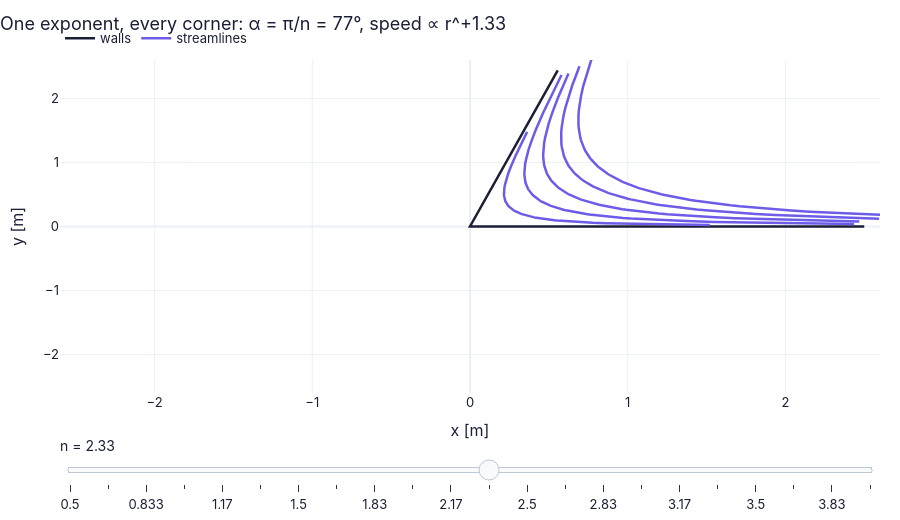

Notebook cell for this chart:
### Markdown cell above
**What you see.** Four straight lines on log–log axes: rising (90°), flat (180°), falling (270° and 360°).

**How to read it.** The slopes are $n-1=(\pi-\alpha)/\alpha$ (D15): the speed vanishes at a convex corner and blows up at a re-entrant one. The 270° corner is the step of Example 6.2 (C12), where the grid solution will struggle.

**What would change if…** …a rounded corner instead of a sharp one: the lines would bend over to a finite speed below the rounding radius — real corners are never perfectly sharp.

### Code cell
def corner_traces(nn):                                   # walls and five streamlines of w = z^n
    al = np.pi/nn                                        # corner angle [rad]
    walls = (np.array([2.5, 0, 2.5*np.cos(al)]), np.array([0, 0, 2.5*np.sin(al)]))   # two rays from the origin
    t = np.linspace(1e-3, al - 1e-3, 90)                 # angles inside the wedge [rad]
    xs, ys = [], []                                      # streamlines ψ = r^n sin(nθ) = c, joined with NaN gaps
    for c in (0.1, 0.3, 0.6, 1.0, 1.5):                  # five ψ values [m²/s]
        rr = (c/np.sin(nn*t))**(1/nn)                    # r(θ) on the streamline [m]
        rr = np.where(rr < 3, rr, np.nan)                # clip far pieces
        xs += list(rr*np.cos(t)) + [np.nan]; ys += list(rr*np.sin(t)) + [np.nan]
    return {"walls": walls, "streamlines": (np.array(xs), np.array(ys))}
ns = np.linspace(0.5, 4.0, 22 if not FAST else 11)       # corner exponents n
fig = slider_figure(corner_traces, "n", ns, xlabel="x [m]", ylabel="y [m]", title="One exponent, every corner",
                    xrange=[-2.6, 2.6], yrange=[-2.6, 2.6], height=520)
recolor(fig, {"walls": COLORS["ink"], "streamlines": COLORS["accent"]})
step_titles(fig, [f"One exponent, every corner: α = π/n = {180/v:.0f}°, speed ∝ r^{v - 1:+.2f}" for v in ns])
fig.show()                                               # draw it (works on the web page too)

### Figure 1 — Plotly figure (JSON) as saved in the notebook; plotly's stock layout.template omitted (floating-point values rounded to 4 significant figures; data arrays with more than 128 entries replaced by an {"elided": "..."} marker saying what was removed)
{"data": [{"hovertemplate": "walls: %{y:.4g}<extra>n = 0.5 </extra>", "line": {"color": "#1a1f36", "width": 2.5}, "marker": {"color": "#1a1f36"}, "mode": "lines", "name": "walls", "type": "scatter", "visible": false, "x": [2.5, 0.0, 2.5], "y": [0.0, 0.0, -6.123e-16]}, {"hovertemplate": "streamlines: %{y:.4g}<extra>n = 0.5 </extra>", "line": {"color": "#6c5ce7", "width": 2.5}, "marker": {"color": "#6c5ce7"}, "mode": "lines", "name": "streamlines", "type": "scatter", "visible": false, "x": {"elided": "455 float values"}, "y": {"elided": "455 float values"}}, {"hovertemplate": "walls: %{y:.4g}<extra>n = 0.667 </extra>", "line": {"color": "#1a1f36", "width": 2.5}, "marker": {"color": "#1a1f36"}, "mode": "lines", "name": "walls", "type": "scatter", "visible": false, "x": [2.5, 0.0, -4.592e-16], "y": [0.0, 0.0, -2.5]}, {"hovertemplate": "streamlines: %{y:.4g}<extra>n = 0.667 </extra>", "line": {"color": "#6c5ce7", "width": 2.5}, "marker": {"color": "#6c5ce7"}, "mode": "lines", "name": "streamlines", "type": "scatter", "visible": false, "x": {"elided": "455 float values"}, "y": {"elided": "455 float values"}}, {"hovertemplate": "walls: %{y:.4g}<extra>n = 0.833 </extra>", "line": {"color": "#1a1f36", "width": 2.5}, "marker": {"color": "#1a1f36"}, "mode": "lines", "name": "walls", "type": "scatter", "visible": false, "x": [2.5, 0.0, -2.023], "y": [0.0, 0.0, -1.469]}, {"hovertemplate": "streamlines: %{y:.4g}<extra>n = 0.833 </extra>", "line": {"color": "#6c5ce7", "width": 2.5}, "marker": {"color": "#6c5ce7"}, "mode": "lines", "name": "streamlines", "type": "scatter", "visible": false, "x": {"elided": "455 float values"}, "y": {"elided": "455 float values"}}, {"hovertemplate": "walls: %{y:.4g}<extra>n = 1 </extra>", "line": {"color": "#1a1f36", "width": 2.5}, "marker": {"color": "#1a1f36"}, "mode": "lines", "name": "walls", "type": "scatter", "visible": false, "x": [2.5, 0.0, -2.5], "y": [0.0, 0.0, 3.062e-16]}, {"hovertemplate": "streamlines: %{y:.4g}<extra>n = 1 </extra>", "line": {"color": "#6c5ce7", "width": 2.5}, "marker": {"color": "#6c5ce7"}, "mode": "lines", "name": "streamlines", "type": "scatter", "visible": false, "x": {"elided": "455 float values"}, "y": {"elided": "455 float values"}}, {"hovertemplate": "walls: %{y:.4g}<extra>n = 1.17 </extra>", "line": {"color": "#1a1f36", "width": 2.5}, "marker": {"color": "#1a1f36"}, "mode": "lines", "name": "walls", "type": "scatter", "visible": false, "x": [2.5, 0.0, -2.252], "y": [0.0, 0.0, 1.085]}, {"hovertemplate": "streamlines: %{y:.4g}<extra>n = 1.17 </extra>", "line": {"color": "#6c5ce7", "width": 2.5}, "marker": {"color": "#6c5ce7"}, "mode": "lines", "name": "streamlines", "type": "scatter", "visible": false, "x": {"elided": "455 float values"}, "y": {"elided": "455 float values"}}, {"hovertemplate": "walls: %{y:.4g}<extra>n = 1.33 </extra>", "line": {"color": "#1a1f36", "width": 2.5}, "marker": {"color": "#1a1f36"}, "mode": "lines", "name": "walls", "type": "scatter", "visible": false, "x": [2.5, 0.0, -1.768], "y": [0.0, 0.0, 1.768]}, {"hovertemplate": "streamlines: %{y:.4g}<extra>n = 1.33 </extra>", "line": {"color": "#6c5ce7", "width": 2.5}, "marker": {"color": "#6c5ce7"}, "mode": "lines", "name": "streamlines", "type": "scatter", "visible": false, "x": {"elided": "455 float values"}, "y": {"elided": "455 float values"}}, {"hovertemplate": "walls: %{y:.4g}<extra>n = 1.5 </extra>", "line": {"color": "#1a1f36", "width": 2.5}, "marker": {"color": "#1a1f36"}, "mode": "lines", "name": "walls", "type": "scatter", "visible": false, "x": [2.5, 0.0, -1.25], "y": [0.0, 0.0, 2.165]}, {"hovertemplate": "streamlines: %{y:.4g}<extra>n = 1.5 </extra>", "line": {"color": "#6c5ce7", "width": 2.5}, "marker": {"color": "#6c5ce7"}, "mode": "lines", "name": "streamlines", "type": "scatter", "visible": false, "x": {"elided": "455 float values"}, "y": {"elided": "455 float values"}}, {"hovertemplate": "walls: %{y:.4g}<extra>n = 1.67 </extra>", "line": {"color": "#1a1f36", "width": 2.5}, "marker": {"color": "#1a1f36"}, "mode": "lines", "name": "walls", "type": "scatter", "visible": false, "x": [2.5, 0.0, -0.7725], "y": [0.0, 0.0, 2.378]}, {"hovertemplate": "streamlines: %{y:.4g}<extra>n = 1.67 </extra>", "line": {"color": "#6c5ce7", "width": 2.5}, "marker": {"color": "#6c5ce7"}, "mode": "lines", "name": "streamlines", "type": "scatter", "visible": false, "x": {"elided": "455 float values"}, "y": {"elided": "455 float values"}}, {"hovertemplate": "walls: %{y:.4g}<extra>n = 1.83 </extra>", "line": {"color": "#1a1f36", "width": 2.5}, "marker": {"color": "#1a1f36"}, "mode": "lines", "name": "walls", "type": "scatter", "visible": false, "x": [2.5, 0.0, -0.3558], "y": [0.0, 0.0, 2.475]}, {"hovertemplate": "streamlines: %{y:.4g}<extra>n = 1.83 </extra>", "line": {"color": "#6c5ce7", "width": 2.5}, "marker": {"color": "#6c5ce7"}, "mode": "lines", "name": "streamlines", "type": "scatter", "visible": false, "x": {"elided": "455 float values"}, "y": {"elided": "455 float values"}}, {"hovertemplate": "walls: %{y:.4g}<extra>n = 2 </extra>", "line": {"color": "#1a1f36", "width": 2.5}, "marker": {"color": "#1a1f36"}, "mode": "lines", "name": "walls", "type": "scatter", "visible": false, "x": [2.5, 0.0, 1.531e-16], "y": [0.0, 0.0, 2.5]}, {"hovertemplate": "streamlines: %{y:.4g}<extra>n = 2 </extra>", "line": {"color": "#6c5ce7", "width": 2.5}, "marker": {"color": "#6c5ce7"}, "mode": "lines", "name": "streamlines", "type": "scatter", "visible": false, "x": {"elided": "455 float values"}, "y": {"elided": "455 float values"}}, {"hovertemplate": "walls: %{y:.4g}<extra>n = 2.17 </extra>", "line": {"color": "#1a1f36", "width": 2.5}, "marker": {"color": "#1a1f36"}, "mode": "lines", "name": "walls", "type": "scatter", "visible": false, "x": [2.5, 0.0, 0.3013], "y": [0.0, 0.0, 2.482]}, {"hovertemplate": "streamlines: %{y:.4g}<extra>n = 2.17 </extra>", "line": {"color": "#6c5ce7", "width": 2.5}, "marker": {"color": "#6c5ce7"}, "mode": "lines", "name": "streamlines", "type": "scatter", "visible": false, "x": {"elided": "455 float values"}, "y": {"elided": "455 float values"}}, {"hovertemplate": "walls: %{y:.4g}<extra>n = 2.33 </extra>", "line": {"color": "#1a1f36", "width": 2.5}, "marker": {"color": "#1a1f36"}, "mode": "lines", "name": "walls", "type": "scatter", "visible": true, "x": [2.5, 0.0, 0.5563], "y": [0.0, 0.0, 2.437]}, {"hovertemplate": "streamlines: %{y:.4g}<extra>n = 2.33 </extra>", "line": {"color": "#6c5ce7", "width": 2.5}, "marker": {"color": "#6c5ce7"}, "mode": "lines", "name": "streamlines", "type": "scatter", "visible": true, "x": {"elided": "455 float values"}, "y": {"elided": "455 float values"}}, {"hovertemplate": "walls: %{y:.4g}<extra>n = 2.5 </extra>", "line": {"color": "#1a1f36", "width": 2.5}, "marker": {"color": "#1a1f36"}, "mode": "lines", "name": "walls", "type": "scatter", "visible": false, "x": [2.5, 0.0, 0.7725], "y": [0.0, 0.0, 2.378]}, {"hovertemplate": "streamlines: %{y:.4g}<extra>n = 2.5 </extra>", "line": {"color": "#6c5ce7", "width": 2.5}, "marker": {"color": "#6c5ce7"}, "mode": "lines", "name": "streamlines", "type": "scatter", "visible": false, "x": {"elided": "455 float values"}, "y": {"elided": "455 float values"}}, {"hovertemplate": "walls: %{y:.4g}<extra>n = 2.67 </extra>", "line": {"color": "#1a1f36", "width": 2.5}, "marker": {"color": "#1a1f36"}, "mode": "lines", "name": "walls", "type": "scatter", "visible": false, "x": [2.5, 0.0, 0.9567], "y": [0.0, 0.0, 2.31]}, {"hovertemplate": "streamlines: %{y:.4g}<extra>n = 2.67 </extra>", "line": {"color": "#6c5ce7", "width": 2.5}, "marker": {"color": "#6c5ce7"}, "mode": "lines", "name": "streamlines", "type": "scatter", "visible": false, "x": {"elided": "455 float values"}, "y": {"elided": "455 float values"}}, {"hovertemplate": "walls: %{y:.4g}<extra>n = 2.83 </extra>", "line": {"color": "#1a1f36", "width": 2.5}, "marker": {"color": "#1a1f36"}, "mode": "lines", "name": "walls", "type": "scatter", "visible": false, "x": [2.5, 0.0, 1.114], "y": [0.0, 0.0, 2.238]}, {"hovertemplate": "streamlines: %{y:.4g}<extra>n = 2.83 </extra>", "line": {"color": "#6c5ce7", "width": 2.5}, "marker": {"color": "#6c5ce7"}, "mode": "lines", "name": "streamlines", "type": "scatter", "visible": false, "x": {"elided": "455 float values"}, "y": {"elided": "455 float values"}}, {"hovertemplate": "walls: %{y:.4g}<extra>n = 3 </extra>", "line": {"color": "#1a1f36", "width": 2.5}, "marker": {"color": "#1a1f36"}, "mode": "lines", "name": "walls", "type": "scatter", "visible": false, "x": [2.5, 0.0, 1.25], "y": [0.0, 0.0, 2.165]}, {"hovertemplate": "streamlines: %{y:.4g}<extra>n = 3 </extra>", "line": {"color": "#6c5ce7", "width": 2.5}, "marker": {"color": "#6c5ce7"}, "mode": "lines", "name": "streamlines", "type": "scatter", "visible": false, "x": {"elided": "455 float values"}, "y": {"elided": "455 float values"}}, {"hovertemplate": "walls: %{y:.4g}<extra>n = 3.17 </extra>", "line": {"color": "#1a1f36", "width": 2.5}, "marker": {"color": "#1a1f36"}, "mode": "lines", "name": "walls", "type": "scatter", "visible": false, "x": [2.5, 0.0, 1.367], "y": [0.0, 0.0, 2.093]}, {"hovertemplate": "streamlines: %{y:.4g}<extra>n = 3.17 </extra>", "line": {"color": "#6c5ce7", "width": 2.5}, "marker": {"color": "#6c5ce7"}, "mode": "lines", "name": "streamlines", "type": "scatter", "visible": false, "x": {"elided": "455 float values"}, "y": {"elided": "455 float values"}}, {"hovertemplate": "walls: %{y:.4g}<extra>n = 3.33 </extra>", "line": {"color": "#1a1f36", "width": 2.5}, "marker": {"color": "#1a1f36"}, "mode": "lines", "name": "walls", "type": "scatter", "visible": false, "x": [2.5, 0.0, 1.469], "y": [0.0, 0.0, 2.023]}, {"hovertemplate": "streamlines: %{y:.4g}<extra>n = 3.33 </extra>", "line": {"color": "#6c5ce7", "width": 2.5}, "marker": {"color": "#6c5ce7"}, "mode": "lines", "name": "streamlines", "type": "scatter", "visible": false, "x": {"elided": "455 float values"}, "y": {"elided": "455 float values"}}, {"hovertemplate": "walls: %{y:.4g}<extra>n = 3.5 </extra>", "line": {"color": "#1a1f36", "width": 2.5}, "marker": {"color": "#1a1f36"}, "mode": "lines", "name": "walls", "type": "scatter", "visible": false, "x": [2.5, 0.0, 1.559], "y": [0.0, 0.0, 1.955]}, {"hovertemplate": "streamlines: %{y:.4g}<extra>n = 3.5 </extra>", "line": {"color": "#6c5ce7", "width": 2.5}, "marker": {"color": "#6c5ce7"}, "mode": "lines", "name": "streamlines", "type": "scatter", "visible": false, "x": {"elided": "455 float values"}, "y": {"elided": "455 float values"}}, {"hovertemplate": "walls: %{y:.4g}<extra>n = 3.67 </extra>", "line": {"color": "#1a1f36", "width": 2.5}, "marker": {"color": "#1a1f36"}, "mode": "lines", "name": "walls", "type": "scatter", "visible": false, "x": [2.5, 0.0, 1.637], "y": [0.0, 0.0, 1.889]}, {"hovertemplate": "streamlines: %{y:.4g}<extra>n = 3.67 </extra>", "line": {"color": "#6c5ce7", "width": 2.5}, "marker": {"color": "#6c5ce7"}, "mode": "lines", "name": "streamlines", "type": "scatter", "visible": false, "x": {"elided": "455 float values"}, "y": {"elided": "455 float values"}}, {"hovertemplate": "walls: %{y:.4g}<extra>n = 3.83 </extra>", "line": {"color": "#1a1f36", "width": 2.5}, "marker": {"color": "#1a1f36"}, "mode": "lines", "name": "walls", "type": "scatter", "visible": false, "x": [2.5, 0.0, 1.706], "y": [0.0, 0.0, 1.827]}, {"hovertemplate": "streamlines: %{y:.4g}<extra>n = 3.83 </extra>", "line": {"color": "#6c5ce7", "width": 2.5}, "marker": {"color": "#6c5ce7"}, "mode": "lines", "name": "streamlines", "type": "scatter", "visible": false, "x": {"elided": "455 float values"}, "y": {"elided": "455 float values"}}, {"hovertemplate": "walls: %{y:.4g}<extra>n = 4 </extra>", "line": {"color": "#1a1f36", "width": 2.5}, "marker": {"color": "#1a1f36"}, "mode": "lines", "name": "walls", "type": "scatter", "visible": false, "x": [2.5, 0.0, 1.768], "y": [0.0, 0.0, 1.768]}, {"hovertemplate": "streamlines: %{y:.4g}<extra>n = 4 </extra>", "line": {"color": "#6c5ce7", "width": 2.5}, "marker": {"color": "#6c5ce7"}, "mode": "lines", "name": "streamlines", "type": "scatter", "visible": false, "x": {"elided": "455 float values"}, "y": {"elided": "455 float values"}}], "layout": {"colorway": ["#6c5ce7", "#0fa39c", "#f97316", "#2563eb", "#e11d6a", "#d97706"], "font": {"color": "#1a1f36", "family": "Inter, -apple-system, Segoe UI, Roboto, sans-serif", "size": 13}, "height": 520, "hovermode": "x unified", "legend": {"orientation": "h", "x": 0, "xanchor": "left", "y": 1.02, "yanchor": "bottom"}, "margin": {"b": 90, "l": 60, "r": 20, "t": 60}, "sliders": [{"active": 11, "currentvalue": {"font": {"size": 14}, "prefix": "n = ", "suffix": " "}, "pad": {"t": 40}, "steps": [{"args": [{"visible": [true, true, false, false, false, false, false, false, false, false, false, false, false, false, false, false, false, false, false, false, false, false, false, false, false, false, false, false, false, false, false, false, false, false, false, false, false, false, false, false, false, false, false, false]}, {"title.text": "One exponent, every corner: α = π/n = 360°, speed ∝ r^-0.50"}], "label": "0.5", "method": "update"}, {"args": [{"visible": [false, false, true, true, false, false, false, false, false, false, false, false, false, false, false, false, false, false, false, false, false, false, false, false, false, false, false, false, false, false, false, false, false, false, false, false, false, false, false, false, false, false, false, false]}, {"title.text": "One exponent, every corner: α = π/n = 270°, speed ∝ r^-0.33"}], "label": "0.667", "method": "update"}, {"args": [{"visible": [false, false, false, false, true, true, false, false, false, false, false, false, false, false, false, false, false, false, false, false, false, false, false, false, false, false, false, false, false, false, false, false, false, false, false, false, false, false, false, false, false, false, false, false]}, {"title.text": "One exponent, every corner: α = π/n = 216°, speed ∝ r^-0.17"}], "label": "0.833", "method": "update"}, {"args": [{"visible": [false, false, false, false, false, false, true, true, false, false, false, false, false, false, false, false, false, false, false, false, false, false, false, false, false, false, false, false, false, false, false, false, false, false, false, false, false, false, false, false, false, false, false, false]}, {"title.text": "One exponent, every corner: α = π/n = 180°, speed ∝ r^+0.00"}], "label": "1", "method": "update"}, {"args": [{"visible": [false, false, false, false, false, false, false, false, true, true, false, false, false, false, false, false, false, false, false, false, false, false, false, false, false, false, false, false, false, false, false, false, false, false, false, false, false, false, false, false, false, false, false, false]}, {"title.text": "One exponent, every corner: α = π/n = 154°, speed ∝ r^+0.17"}], "label": "1.17", "method": "update"}, {"args": [{"visible": [false, false, false, false, false, false, false, false, false, false, true, true, false, false, false, false, false, false, false, false, false, false, false, false, false, false, false, false, false, false, false, false, false, false, false, false, false, false, false, false, false, false, false, false]}, {"title.text": "One exponent, every corner: α = π/n = 135°, speed ∝ r^+0.33"}], "label": "1.33", "method": "update"}, {"args": [{"visible": [false, false, false, false, false, false, false, false, false, false, false, false, true, true, false, false, false, false, false, false, false, false, false, false, false, false, false, false, false, false, false, false, false, false, false, false, false, false, false, false, false, false, false, false]}, {"title.text": "One exponent, every corner: α = π/n = 120°, speed ∝ r^+0.50"}], "label": "1.5", "method": "update"}, {"args": [{"visible": [false, false, false, false, false, false, false, false, false, false, false, false, false, false, true, true, false, false, false, false, false, false, false, false, false, false, false, false, false, false, false, false, false, false, false, false, false, false, false, false, false, false, false, false]}, {"title.text": "One exponent, every corner: α = π/n = 108°, speed ∝ r^+0.67"}], "label": "1.67", "method": "update"}, {"args": [{"visible": [false, false, false, false, false, false, false, false, false, false, false, false, false, false, false, false, true, true, false, false, false, false, false, false, false, false, false, false, false, false, false, false, false, false, false, false, false, false, false, false, false, false, false, false]}, {"title.text": "One exponent, every corner: α = π/n = 98°, speed ∝ r^+0.83"}], "label": "1.83", "method": "update"}, {"args": [{"visible": [false, false, false, false, false, false, false, false, false, false, false, false, false, false, false, false, false, false, true, true, false, false, false, false, false, false, false, false, false, false, false, false, false, false, false, false, false, false, false, false, false, false, false, false]}, {"title.text": "One exponent, every corner: α = π/n = 90°, speed ∝ r^+1.00"}], "label": "2", "method": "update"}, {"args": [{"visible": [false, false, false, false, false, false, false, false, false, false, false, false, false, false, false, false, false, false, false, false, true, true, false, false, false, false, false, false, false, false, false, false, false, false, false, false, false, false, false, false, false, false, false, false]}, {"title.text": "One exponent, every corner: α = π/n = 83°, speed ∝ r^+1.17"}], "label": "2.17", "method": "update"}, {"args": [{"visible": [false, false, false, false, false, false, false, false, false, false, false, false, false, false, false, false, false, false, false, false, false, false, true, true, false, false, false, false, false, false, false, false, false, false, false, false, false, false, false, false, false, false, false, false]}, {"title.text": "One exponent, every corner: α = π/n = 77°, speed ∝ r^+1.33"}], "label": "2.33", "method": "update"}, {"args": [{"visible": [false, false, false, false, false, false, false, false, false, false, false, false, false, false, false, false, false, false, false, false, false, false, false, false, true, true, false, false, false, false, false, false, false, false, false, false, false, false, false, false, false, false, false, false]}, {"title.text": "One exponent, every corner: α = π/n = 72°, speed ∝ r^+1.50"}], "label": "2.5", "method": "update"}, {"args": [{"visible": [false, false, false, false, false, false, false, false, false, false, false, false, false, false, false, false, false, false, false, false, false, false, false, false, false, false, true, true, false, false, false, false, false, false, false, false, false, false, false, false, false, false, false, false]}, {"title.text": "One exponent, every corner: α = π/n = 68°, speed ∝ r^+1.67"}], "label": "2.67", "method": "update"}, {"args": [{"visible": [false, false, false, false, false, false, false, false, false, false, false, false, false, false, false, false, false, false, false, false, false, false, false, false, false, false, false, false, true, true, false, false, false, false, false, false, false, false, false, false, false, false, false, false]}, {"title.text": "One exponent, every corner: α = π/n = 64°, speed ∝ r^+1.83"}], "label": "2.83", "method": "update"}, {"args": [{"visible": [false, false, false, false, false, false, false, false, false, false, false, false, false, false, false, false, false, false, false, false, false, false, false, false, false, false, false, false, false, false, true, true, false, false, false, false, false, false, false, false, false, false, false, false]}, {"title.text": "One exponent, every corner: α = π/n = 60°, speed ∝ r^+2.00"}], "label": "3", "method": "update"}, {"args": [{"visible": [false, false, false, false, false, false, false, false, false, false, false, false, false, false, false, false, false, false, false, false, false, false, false, false, false, false, false, false, false, false, false, false, true, true, false, false, false, false, false, false, false, false, false, false]}, {"title.text": "One exponent, every corner: α = π/n = 57°, speed ∝ r^+2.17"}], "label": "3.17", "method": "update"}, {"args": [{"visible": [false, false, false, false, false, false, false, false, false, false, false, false, false, false, false, false, false, false, false, false, false, false, false, false, false, false, false, false, false, false, false, false, false, false, true, true, false, false, false, false, false, false, false, false]}, {"title.text": "One exponent, every corner: α = π/n = 54°, speed ∝ r^+2.33"}], "label": "3.33", "method": "update"}, {"args": [{"visible": [false, false, false, false, false, false, false, false, false, false, false, false, false, false, false, false, false, false, false, false, false, false, false, false, false, false, false, false, false, false, false, false, false, false, false, false, true, true, false, false, false, false, false, false]}, {"title.text": "One exponent, every corner: α = π/n = 51°, speed ∝ r^+2.50"}], "label": "3.5", "method": "update"}, {"args": [{"visible": [false, false, false, false, false, false, false, false, false, false, false, false, false, false, false, false, false, false, false, false, false, false, false, false, false, false, false, false, false, false, false, false, false, false, false, false, false, false, true, true, false, false, false, false]}, {"title.text": "One exponent, every corner: α = π/n = 49°, speed ∝ r^+2.67"}], "label": "3.67", "method": "update"}, {"args": [{"visible": [false, false, false, false, false, false, false, false, false, false, false, false, false, false, false, false, false, false, false, false, false, false, false, false, false, false, false, false, false, false, false, false, false, false, false, false, false, false, false, false, true, true, false, false]}, {"title.text": "One exponent, every corner: α = π/n = 47°, speed ∝ r^+2.83"}], "label": "3.83", "method": "update"}, {"args": [{"visible": [false, false, false, false, false, false, false, false, false, false, false, false, false, false, false, false, false, false, false, false, false, false, false, false, false, false, false, false, false, false, false, false, false, false, false, false, false, false, false, false, false, false, true, true]}, {"title.text": "One exponent, every corner: α = π/n = 45°, speed ∝ r^+3.00"}], "label": "4", "method": "update"}]}], "title": {"text": "One exponent, every corner: α = π/n = 77°, speed ∝ r^+1.33", "x": 0}, "xaxis": {"range": [-2.6, 2.6], "title": {"text": "x [m]"}}, "yaxis": {"range": [-2.6, 2.6], "title": {"text": "y [m]"}}}}
